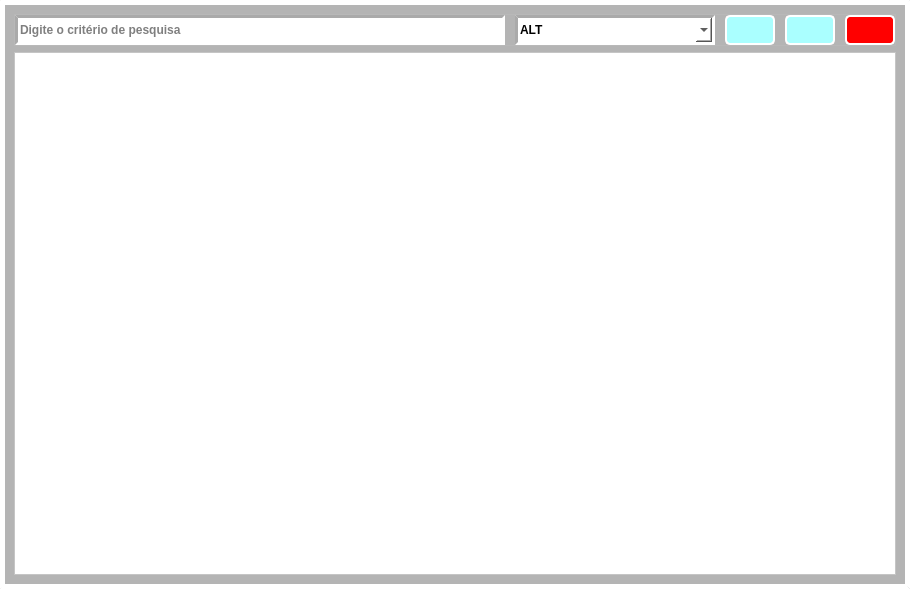
<?xml version="1.0" encoding="UTF-8"?>
<ui version="4.0">
 <class>SelectItem</class>
 <widget class="QWidget" name="SelectItem">
  <property name="geometry">
   <rect>
    <x>0</x>
    <y>0</y>
    <width>910</width>
    <height>589</height>
   </rect>
  </property>
  <property name="windowTitle">
   <string>Form</string>
  </property>
  <property name="styleSheet">
   <string notr="true">#fr_select_item{	
	border-style: ridge;
    border-width: 5px;
    border-color: rgb(255, 255, 255);
	background-color: rgb(180, 180, 180);
}
QTableWidget{
	background-color: rgb(255, 255, 255);
	font: 9pt &quot;Segoe UI&quot;;
}
QTableWidget QLineEdit::focus{
	background-color: rgb(170, 255, 255);
    border-style: ridge;
	border-width: 2px;
	color: rgb(0, 0, 0);
}
QTableWidget QWidget {
	background-color: rgb(126, 126, 126);
    color: #fffff8;
	font: bold 9pt &quot;Segoe UI&quot;;
}
QTableWidget QHeaderView::section {
	background-color: rgb(126, 126, 126);
	border-style: ridge;
   	border-width: 2px;
    border-color: rgb(170, 170, 170);
	border-radius: 2px;
 	padding-left: 2px;
}
QTableWidget QTableCornerButton::section {
  	background-color: rgb(126, 126, 126);
	border-style: ridge;
   	border-width: 2px;
    border-color: rgb(170, 170, 170);
	border-radius: 2px;
}
QLabel{	
	padding: 0px 0px 0px 10px;
	border-style: solid;
	border-width: 0px;
    border-color: rgb(170, 170, 170);
    font: bold 12px;
	text-align: left;
    font: bold 12px;
}
QLineEdit{		
	background-color: rgb(255, 255, 255);
	border-style: inset;
	border-width: 3px;
    border-color: rgb(170, 170, 170);
    font: bold 12px;
}
QComboBox{		
	background-color: rgb(255, 255, 255);
	border-style: inset;
	border-width: 3px;
    border-color: rgb(170, 170, 170);
    font: bold 12px;
}
QPlainTextEdit{		
	background-color: rgb(230, 230, 230);
	border-style: inset;
	border-width: 3px;
    border-color: rgb(170, 170, 170);
    font: bold 12px;
}
QPushButton{	
	background-color: rgb(170, 255, 255);
    border-style: outset;
    border-width: 2px;
    border-radius: 5px; 
    border-color: rgb(255, 255, 255);
}
QPushButton::hover {
    background-color: rgb(0, 181, 181);
    border-style: inset;
}
QPushButton::pressed {
    background-color: rgb(0, 181, 181);
    border-style: inset;
}
</string>
  </property>
  <layout class="QHBoxLayout" name="horizontalLayout_2">
   <property name="spacing">
    <number>0</number>
   </property>
   <property name="leftMargin">
    <number>0</number>
   </property>
   <property name="topMargin">
    <number>0</number>
   </property>
   <property name="rightMargin">
    <number>0</number>
   </property>
   <property name="bottomMargin">
    <number>0</number>
   </property>
   <item>
    <widget class="QFrame" name="fr_select_item">
     <property name="frameShape">
      <enum>QFrame::StyledPanel</enum>
     </property>
     <property name="frameShadow">
      <enum>QFrame::Raised</enum>
     </property>
     <layout class="QVBoxLayout" name="verticalLayout">
      <item>
       <widget class="QFrame" name="frame">
        <property name="frameShape">
         <enum>QFrame::StyledPanel</enum>
        </property>
        <property name="frameShadow">
         <enum>QFrame::Raised</enum>
        </property>
        <layout class="QHBoxLayout" name="horizontalLayout">
         <property name="spacing">
          <number>10</number>
         </property>
         <property name="leftMargin">
          <number>0</number>
         </property>
         <property name="topMargin">
          <number>0</number>
         </property>
         <property name="rightMargin">
          <number>0</number>
         </property>
         <property name="bottomMargin">
          <number>0</number>
         </property>
         <item>
          <widget class="QLineEdit" name="txt_search">
           <property name="minimumSize">
            <size>
             <width>0</width>
             <height>30</height>
            </size>
           </property>
           <property name="placeholderText">
            <string>Digite o critério de pesquisa</string>
           </property>
          </widget>
         </item>
         <item>
          <widget class="QComboBox" name="cmb_st_rev">
           <property name="minimumSize">
            <size>
             <width>200</width>
             <height>30</height>
            </size>
           </property>
           <item>
            <property name="text">
             <string>ALT</string>
            </property>
           </item>
           <item>
            <property name="text">
             <string>S/ALT</string>
            </property>
           </item>
          </widget>
         </item>
         <item>
          <widget class="QPushButton" name="btn_search">
           <property name="minimumSize">
            <size>
             <width>50</width>
             <height>30</height>
            </size>
           </property>
           <property name="maximumSize">
            <size>
             <width>50</width>
             <height>16777215</height>
            </size>
           </property>
           <property name="toolTip">
            <string>&lt;html&gt;&lt;head/&gt;&lt;body&gt;&lt;p&gt;&lt;span style=&quot; font-weight:700;&quot;&gt;Pesquisar&lt;/span&gt;&lt;/p&gt;&lt;/body&gt;&lt;/html&gt;</string>
           </property>
           <property name="text">
            <string/>
           </property>
           <property name="icon">
            <iconset resource="../assets/icons/icons.qrc">
             <normaloff>:/icons/pesquisar.png</normaloff>:/icons/pesquisar.png</iconset>
           </property>
           <property name="iconSize">
            <size>
             <width>20</width>
             <height>20</height>
            </size>
           </property>
          </widget>
         </item>
         <item>
          <widget class="QPushButton" name="btn_salve">
           <property name="minimumSize">
            <size>
             <width>50</width>
             <height>30</height>
            </size>
           </property>
           <property name="maximumSize">
            <size>
             <width>50</width>
             <height>16777215</height>
            </size>
           </property>
           <property name="toolTip">
            <string>&lt;html&gt;&lt;head/&gt;&lt;body&gt;&lt;p&gt;&lt;span style=&quot; font-weight:700;&quot;&gt;Salvar&lt;/span&gt;&lt;/p&gt;&lt;/body&gt;&lt;/html&gt;</string>
           </property>
           <property name="text">
            <string/>
           </property>
           <property name="icon">
            <iconset resource="../assets/icons/icons.qrc">
             <normaloff>:/icons/salvar-e-fechar.png</normaloff>:/icons/salvar-e-fechar.png</iconset>
           </property>
           <property name="iconSize">
            <size>
             <width>20</width>
             <height>20</height>
            </size>
           </property>
          </widget>
         </item>
         <item>
          <widget class="QPushButton" name="btn_close">
           <property name="minimumSize">
            <size>
             <width>50</width>
             <height>30</height>
            </size>
           </property>
           <property name="maximumSize">
            <size>
             <width>50</width>
             <height>16777215</height>
            </size>
           </property>
           <property name="toolTip">
            <string>&lt;html&gt;&lt;head/&gt;&lt;body&gt;&lt;p&gt;&lt;span style=&quot; font-weight:700;&quot;&gt;Fechar&lt;/span&gt;&lt;/p&gt;&lt;/body&gt;&lt;/html&gt;</string>
           </property>
           <property name="styleSheet">
            <string notr="true">QPushButton{	
	background-color: rgb(255, 0, 0);

}
QPushButton::hover {
    background-color: rgb(202, 0, 0);
    border-style: inset;
}
QPushButton::pressed {
    background-color: rgb(202, 0, 0);
    border-style: inset;
}</string>
           </property>
           <property name="text">
            <string/>
           </property>
           <property name="icon">
            <iconset resource="../assets/icons/icons.qrc">
             <normaloff>:/icons/cancelar-50.png</normaloff>:/icons/cancelar-50.png</iconset>
           </property>
           <property name="iconSize">
            <size>
             <width>20</width>
             <height>20</height>
            </size>
           </property>
          </widget>
         </item>
        </layout>
       </widget>
      </item>
      <item>
       <widget class="QTableWidget" name="tb_item">
        <property name="editTriggers">
         <set>QAbstractItemView::NoEditTriggers</set>
        </property>
        <property name="alternatingRowColors">
         <bool>true</bool>
        </property>
        <property name="columnCount">
         <number>0</number>
        </property>
       </widget>
      </item>
     </layout>
    </widget>
   </item>
  </layout>
 </widget>
 <tabstops>
  <tabstop>txt_search</tabstop>
  <tabstop>tb_item</tabstop>
  <tabstop>btn_search</tabstop>
  <tabstop>btn_salve</tabstop>
  <tabstop>btn_close</tabstop>
 </tabstops>
 <resources>
  <include location="../assets/icons/icons.qrc"/>
 </resources>
 <connections/>
</ui>
